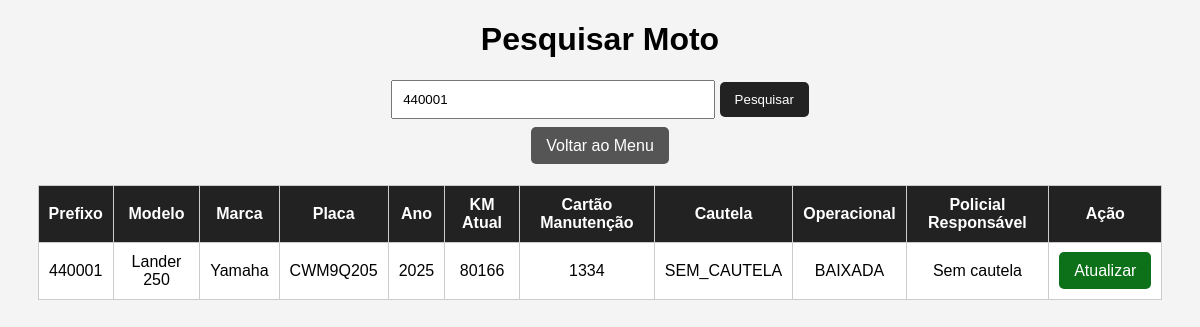
The app's page /projeto_cadastro_viatura_php/php/pesquisar_viatura.php?busca=440001 with its own data.
### tables this page shows
CREATE TABLE IF NOT EXISTS viaturas (
    id_vtr INT AUTO_INCREMENT PRIMARY KEY,
    prefixo_vtr VARCHAR(10) NOT NULL UNIQUE,
    modelo_vtr VARCHAR(50) NOT NULL,
    marca_vtr VARCHAR(50),
    placa_vtr VARCHAR(8) NOT NULL UNIQUE,
    ano_modelo YEAR,
    km_atual INT DEFAULT 0,
    cartao_manutencao VARCHAR(16),

    situacao_cautela VARCHAR(20) DEFAULT 'SEM_CAUTELA',
    situacao_operacional VARCHAR(20) DEFAULT 'DISPONIVEL',

    observacao TEXT
);

### projeto_cadastro_viatura_php/php/pesquisar_viatura.php (the view, shortened to what this page needs)
<?php
$conn = new mysqli("localhost", "root", "", "cadastro_viatura_rotam");
$busca = "";
if (isset($_GET['busca'])) {
    $busca = $_GET['busca'];
}
$sql = "SELECT
            viaturas.id_vtr,
            viaturas.prefixo_vtr,
            viaturas.modelo_vtr,
            viaturas.marca_vtr,
            viaturas.placa_vtr,
            viaturas.ano_modelo,
            viaturas.km_atual,
            viaturas.cartao_manutencao,
            viaturas.situacao_cautela,
            viaturas.situacao_operacional,
            policiais.posto_graduacao_pol,
            policiais.nome_guerra_pol
        FROM viaturas
        LEFT JOIN cautela_vtr
            ON viaturas.id_vtr = cautela_vtr.id_vtr
            AND cautela_vtr.data_devolucao IS NULL
        LEFT JOIN policiais
            ON cautela_vtr.id_pol = policiais.id_pol
        WHERE
            viaturas.prefixo_vtr LIKE '%$busca%' OR
            viaturas.placa_vtr LIKE '%$busca%' OR
            viaturas.modelo_vtr LIKE '%$busca%'
        ORDER BY viaturas.prefixo_vtr";
$resultado = $conn->query($sql);
?>
<!DOCTYPE html>
<html lang="pt-br">
<head>
</head>
<body>
    <h1>Pesquisar Moto</h1>
    <form method="GET">
        <input type="text" name="busca" placeholder="Digite prefixo, placa ou modelo" value="<?php echo $busca; ?>">
        <button type="submit">Pesquisar</button>
    </form>
    <br>
    <a class="voltar" href="menu.php">Voltar ao Menu</a>
    <table>
        <tr>
            <th>Prefixo</th>
            <th>Modelo</th>
            <th>Marca</th>
            <th>Placa</th>
            <th>Ano</th>
            <th>KM Atual</th>
            <th>Cartão Manutenção</th>
            <th>Cautela</th>
            <th>Operacional</th>
            <th>Policial Responsável</th>
            <th>Ação</th>
        </tr>
        <?php while ($linha = $resultado->fetch_assoc()) { ?>
            <tr>
                <td><?php echo $linha['prefixo_vtr']; ?></td>
                <td><?php echo $linha['modelo_vtr']; ?></td>
                <td><?php echo $linha['marca_vtr']; ?></td>
                <td><?php echo $linha['placa_vtr']; ?></td>
                <td><?php echo $linha['ano_modelo']; ?></td>
                <td><?php echo $linha['km_atual']; ?></td>
                <td><?php echo $linha['cartao_manutencao']; ?></td>
                <td><?php echo $linha['situacao_cautela']; ?></td>
                <td><?php echo $linha['situacao_operacional']; ?></td>
                <td>
                    <?php
                    if ($linha['nome_guerra_pol']) {
                        echo $linha['posto_graduacao_pol'] . " " . $linha['nome_guerra_pol'];
                    } else {
                        echo "Sem cautela";
                    }
                    ?>
                </td>
                <td>
                    <a class="atualizar" href="atualizar_viatura.php?id=<?php echo $linha['id_vtr']; ?>">
                        Atualizar
                    </a>
                </td>
            </tr>
        <?php } ?>
    </table>
</body>
</html>

### projeto_cadastro_viatura_php/php/pesquisar_viatura.php (style rules this page uses)
body { font-family: Arial, sans-serif; background-color: #f4f4f4; text-align: center; }
table { width: 95%; margin: 30px auto; border-collapse: collapse; background-color: white; }
th, td { border: 1px solid #ccc; padding: 10px; }
th { background-color: #222; color: white; }
input { padding: 10px; width: 300px; }
button, a { padding: 10px 15px; background-color: #222; color: white; text-decoration: none; border: none; border-radius: 5px; cursor: pointer; }
.atualizar { background-color: #0d711a; }
.voltar { background-color: #555; }

### records on screen
viaturas: prefixo_vtr "440001", modelo_vtr "Lander 250", marca_vtr "Yamaha", placa_vtr "CWM9Q205", ano_modelo "2025", km_atual "80166", cartao_manutencao "1334", situacao_cautela "SEM_CAUTELA", situacao_operacional "BAIXADA"
